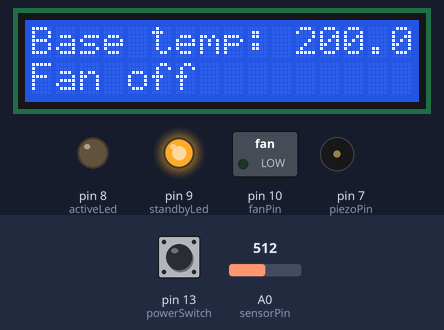
This sketch was run on a simulated Arduino Uno, built with avr-gcc and run on an emulated ATmega328P. Shown: 16×2 character LCD, switched loads named in the sketch (green lamp = pin HIGH), output pins drawn as LEDs (lit = HIGH), buzzer (waves = sounding). The inputs (shaded band) are chosen by the test bench; at power-on: A0 (sensorPin) = 512, pin 13 (powerSwitch) LOW. What the sketch prints to the serial monitor is not drawn.

Above: at 7.6 s.
7.7 s: A0 (sensorPin) set to 526
At 9.3 s:
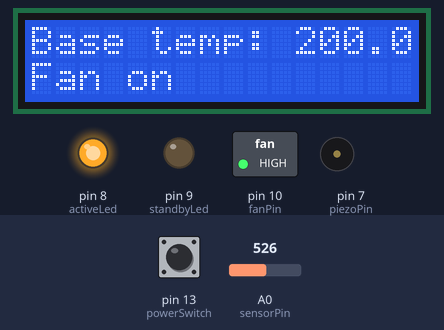
10.1 s: pin 13 (powerSwitch) pulled HIGH for 0.6 s
At 14.5 s:
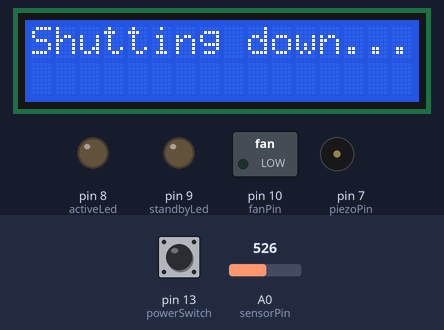
14.6 s: pin 13 (powerSwitch) pulled HIGH for 1 s
At 16.5 s:
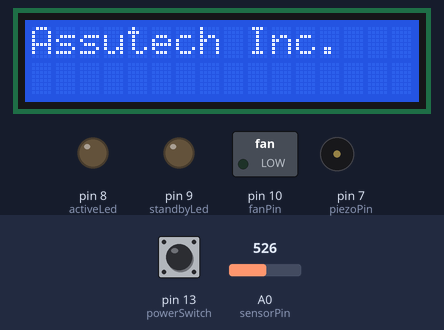
19.5 s: A0 (sensorPin) set to 511
At 21.7 s:
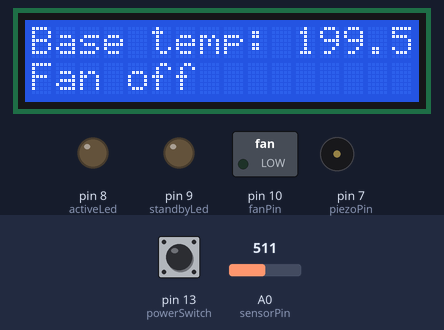
22.2 s: A0 (sensorPin) set to 716
At 23.7 s:
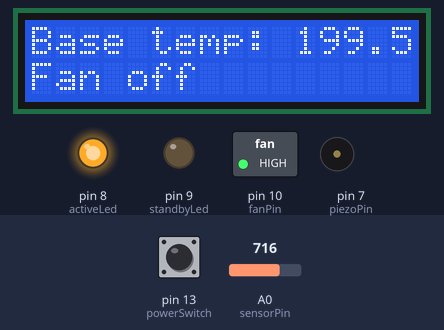
24.4 s: pin 13 (powerSwitch) pulled HIGH for 0.6 s
At 25.2 s:
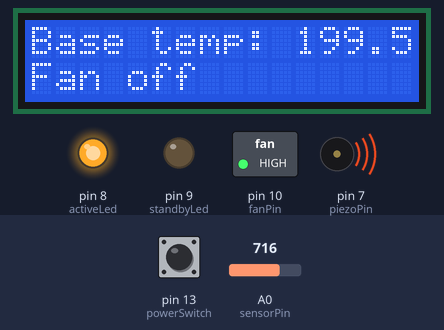
Timing chart, 0 to 27.4 s (numbered marks = the images above; inputs shaded):
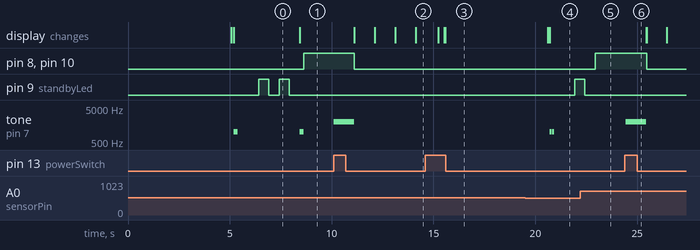

The sketch:

Smart_fan_2.0.ino
```cpp
#include <LiquidCrystal.h>
LiquidCrystal lcd(12, 11, 5, 4, 3, 2);

const int powerSwitch = 13;
const int piezoPin = 7;
const int standbyLed = 9;
const int activeLed = 8;
const int fanPin = 10;
bool deviceActive;
//Sensor variables
const int sensorPin = A0;
float baseTemp = 0.0;
float voltage = 0.0;
float temperature = 0.0;
int sensorVal = 0.0;
bool fanOn = false;

void setup() {
  lcd.begin(16, 2);
  lcd.print("Assutech Inc.");
  delay(5000);
  deviceActive = true;
  Serial.begin(9600);//begin communication with serial port
  pinMode(activeLed, OUTPUT);
  pinMode(standbyLed, OUTPUT);
  pinMode(fanPin, OUTPUT);
  pinMode(powerSwitch, INPUT);
  baseTemp = getTemperature();
  Serial.println("Base temperature: ");
  Serial.println(baseTemp);
  lcd.clear();
  delay(100);
  lcd.print("Base temp: ");
  lcd.print(baseTemp);
  lcd.setCursor(0, 1);
  lcd.print("Fan off");
  doubleBeep(piezoPin, 1000, 100, 20);
  delay(1000);//give some interval between beeps incase of fanOn
}

void loop() {
  if(digitalRead(powerSwitch) == HIGH && deviceActive) {
    deviceActive = false;
    shutdown();
  } else if(digitalRead(powerSwitch) == HIGH && deviceActive == false) {
    deviceActive = true;
    setup();
  }
  if(deviceActive) {
    temperature = getTemperature();
    if (temperature < baseTemp-.50) {
      if(fanOn) {
        lcd.setCursor(4, 1);
        lcd.print("off");
        beep(piezoPin, 1000, 800);
        fanOn = false;
      }
      digitalWrite(activeLed, LOW);
      digitalWrite(fanPin, LOW);
      blinkLed(standbyLed, 500);
      Serial.print("Fan Off, Led Blinking. Temperature: ");
      Serial.print(temperature);
      Serial.println();
    } else if (temperature > baseTemp+.50){
      if(fanOn == false) {
        lcd.setCursor(4, 1);
        lcd.print("on ");
        beep(piezoPin, 1000, 200);
        fanOn = true;
      }
      digitalWrite(activeLed, HIGH);
      digitalWrite(fanPin, HIGH);
      Serial.print("Fan On, Active Led activeted. Temperature: ");
      Serial.print(temperature);
      Serial.println();
    } else {
      blinkLed(standbyLed, 500);
      Serial.print("Approaching threshold. Temperature: ");
      Serial.print(temperature);
      Serial.println();
    }
  }
}

//returns voltage f
float getVoltage() {
   int sensorVal = getSensorVal(sensorPin);
   return ((sensorVal / 1024.0) * 5.0);
}

//returns the temperature from a sensor
float getTemperature() {
   return ((getVoltage() - .5) * 100);
}

//reads from a sensor returns the read value
int getSensorVal(int pinNum) {
   int val = analogRead(pinNum);
   delay(10);//give the analog pin time to read
   return val;
}

/**
 * Blinks and LED
 * @param pin the led's pin
 * @param interval the interval between the blinks
 */
void blinkLed(int pin, int interval) {
  digitalWrite(pin, HIGH);
  delay(interval);
  digitalWrite(pin, LOW);
  delay(interval);
}

void beep(int pin, int freq, int duration) {
  tone(pin, freq);
  delay(duration);
  noTone(pin);
}

void doubleBeep(int pin, int freq, int beepDelay, int interval) {
  beep(piezoPin, freq, beepDelay);
  delay(interval);
  beep(piezoPin, freq, beepDelay);
}

void disableAllDigitalPins() {
  for(int pin = 0; pin < 14; pin++) {
    digitalWrite(pin, LOW);
  }
}

void shutdown() {
    beep(piezoPin, 2000, 1000);

    lcd.clear();
    delay(10);
    disableAllDigitalPins();
    lcd.print("Shutting down");
    delay(1000);
    lcd.print(".");
    delay(1000);
    lcd.print(".");
    delay(1000);
    lcd.print(".");
    delay(1000);
    lcd.print(".");
    delay(100);
    lcd.clear();
    lcd.print("Goodbye :)");
    delay(300);
    lcd.clear();
}
```

Measured:
- the behaviour switches between 513 and 514 on A0 (sensorPin) (found by bisection; images 0 and 1)
- after the input at 7.7 s, pin 8 (activeLed), pin 10 (fanPin): LOW → HIGH after 0.93 s; pin 9 (standbyLed): goes on until 7.9 s, then stays LOW; tone on pin 7 (piezoPin): silent → 1000 Hz after 0.73 s, → silent 0.20 s later; the display: changes after 0.73 s (image 1)
- after the input at 10.1 s, pin 8 (activeLed), pin 10 (fanPin): HIGH → LOW after 1.0 s; tone on pin 7 (piezoPin): silent → 2000 Hz at once, → silent 1.0 s later; the display: first changes after 1.0 s (image 2 shows a later state)
- after the input at 14.6 s, the display: first differs from a run without the input after 0.99 s (image 3)
- after the input at 22.2 s, pin 8 (activeLed), pin 10 (fanPin): LOW → HIGH after 0.75 s; pin 9 (standbyLed): goes on until 22.4 s, then stays LOW
- after the input at 24.4 s, pin 8 (activeLed), pin 10 (fanPin): HIGH → LOW after 1.1 s; tone on pin 7 (piezoPin): silent → 2000 Hz after 0.05 s, → silent 1.0 s later
